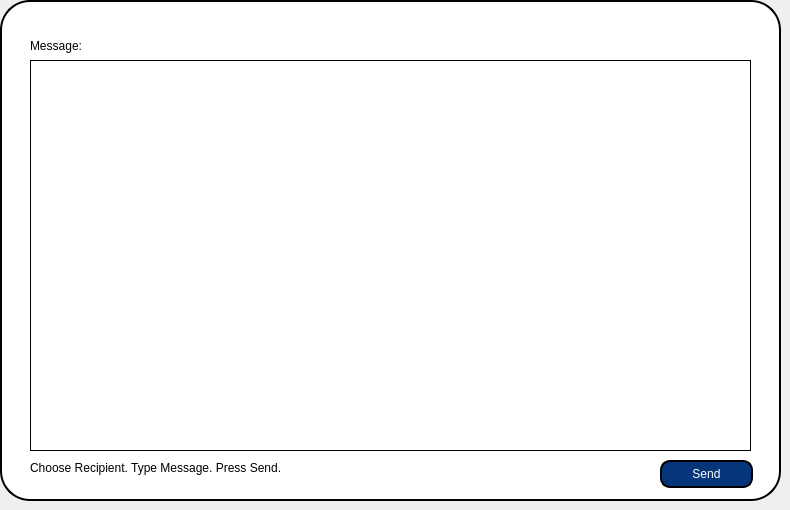
      <widget class="QWidget" name="sendmode">
       <widget class="QPushButton" name="sendmsg_btn">
        <property name="geometry">
         <rect>
          <x>660</x>
          <y>460</y>
          <width>93</width>
          <height>28</height>
         </rect>
        </property>
        <property name="styleSheet">
         <string notr="true">color: white;
border-style:outset;
border-width:2px;
border-radius:10px;
border-color:black;
background-color: rgb(6, 54, 122);</string>
        </property>
        <property name="text">
         <string>Send</string>
        </property>
       </widget>
       <widget class="QLabel" name="msgstatus_lbl">
        <property name="geometry">
         <rect>
          <x>30</x>
          <y>460</y>
          <width>611</width>
          <height>16</height>
         </rect>
        </property>
        <property name="styleSheet">
         <string notr="true">background-color: rgb(255, 255, 255);</string>
        </property>
        <property name="text">
         <string>Choose Recipient. Type Message. Press Send.</string>
        </property>
       </widget>
       <widget class="QTextEdit" name="message_txtedit">
        <property name="geometry">
         <rect>
          <x>30</x>
          <y>60</y>
          <width>721</width>
          <height>391</height>
         </rect>
        </property>
        <property name="styleSheet">
         <string notr="true">color: black;
border-style:outset;
border-width:1px;
border-color:black;</string>
        </property>
       </widget>
       <widget class="QLabel" name="msg_txtlbl">
        <property name="geometry">
         <rect>
          <x>30</x>
          <y>30</y>
          <width>61</width>
          <height>31</height>
         </rect>
        </property>
        <property name="font">
         <font>
          <pointsize>9</pointsize>
         </font>
        </property>
        <property name="styleSheet">
         <string notr="true">background-color: white;
color:black</string>
        </property>
        <property name="text">
         <string>Message:</string>
        </property>
       </widget>
       <widget class="QLabel" name="message_boxlbl">
        <property name="geometry">
         <rect>
          <x>0</x>
          <y>0</y>
          <width>781</width>
          <height>501</height>
         </rect>
        </property>
        <property name="font">
         <font>
          <pointsize>9</pointsize>
         </font>
        </property>
        <property name="styleSheet">
         <string notr="true">color: black;
border-style:outset;
border-width:2px;
border-radius:30px;
border-color:black;
background-color: rgb(255, 255, 255);</string>
        </property>
        <property name="text">
         <string/>
        </property>
        <property name="alignment">
         <set>Qt::AlignCenter</set>
        </property>
       </widget>
       <zorder>message_boxlbl</zorder>
       <zorder>msg_txtlbl</zorder>
       <zorder>sendmsg_btn</zorder>
       <zorder>msgstatus_lbl</zorder>
       <zorder>message_txtedit</zorder>
      </widget>
